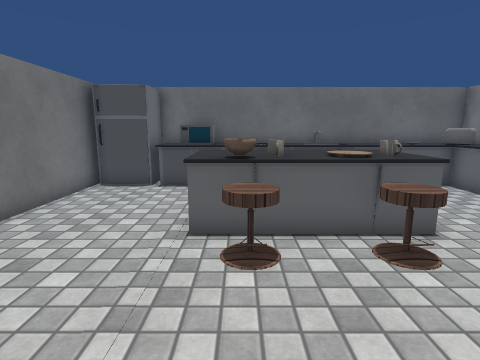
[1] (above)

22 first-person views from a walk through a scene from a Unity 3-D project. The camera is 1.3 m above the floor, tilts 10° down and sees 80° across. The floor is counted in squares, 0.6 m on a side. Each view is taken from the middle of a square. On the plan, view 1 faces up. The plan holds only what a view shows up to about 17 squares ahead; the rest is blank. The place goes on beyond the plan. The player character is not drawn. Some surface patterns are stand-ins.

[2]
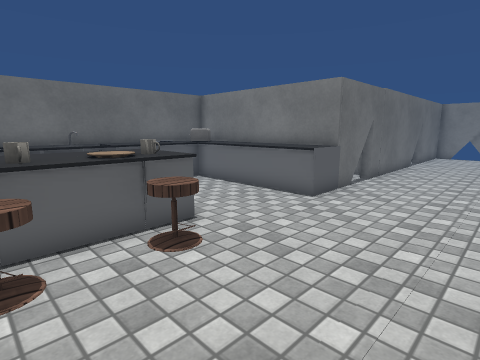

[3]
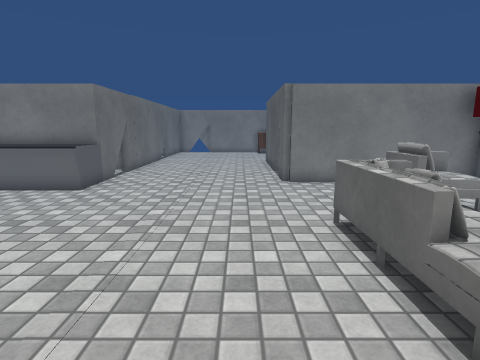

[4]
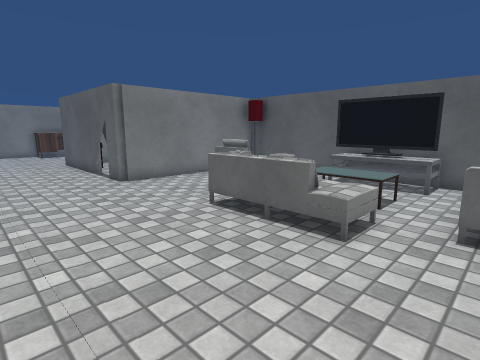

[5]
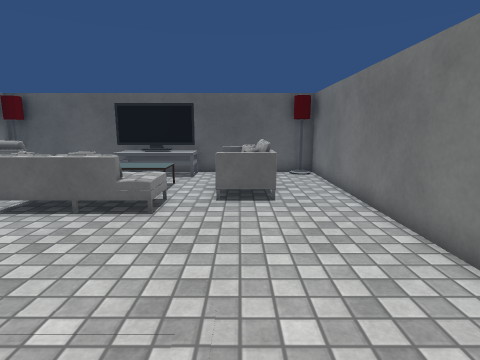

[6]
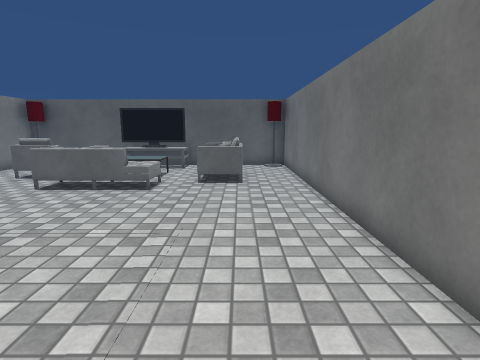

[7]
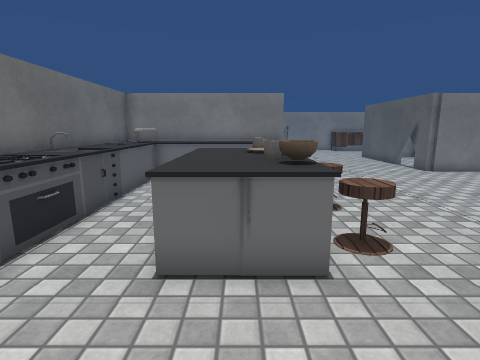

[8]
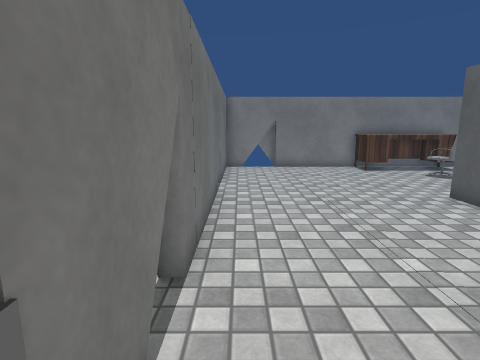

[9]
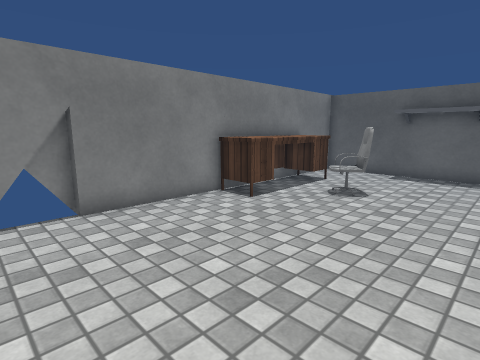

[10]
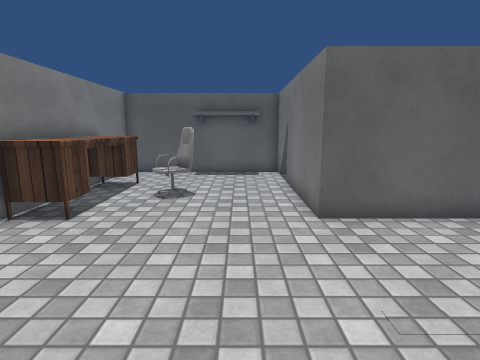

[11]
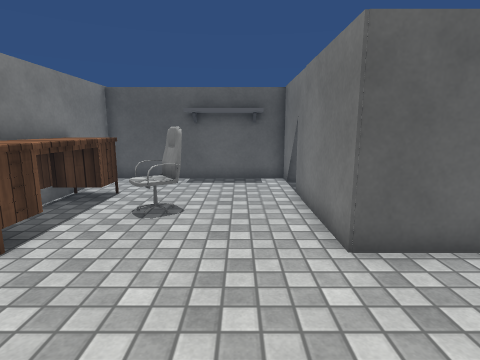

[12]
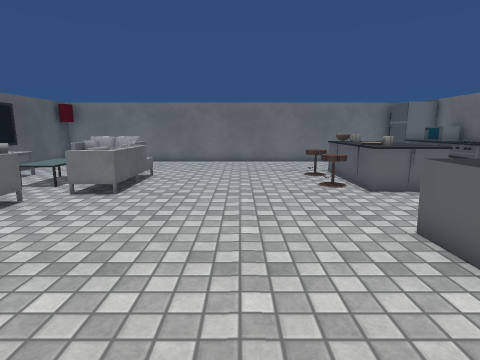

[13]
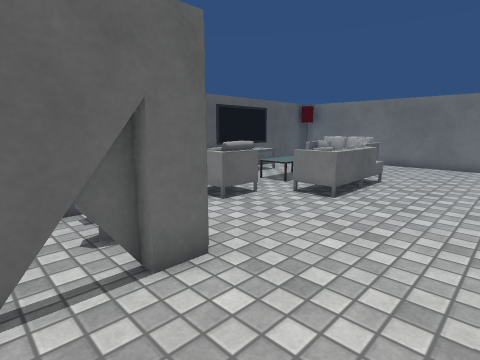

[14]
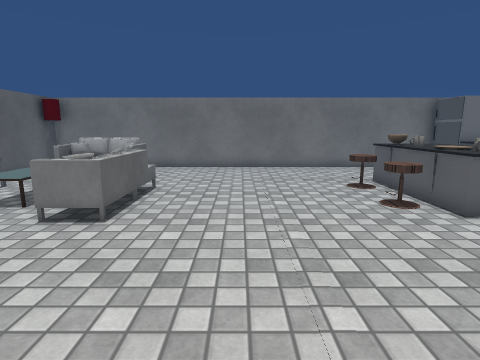

[15]
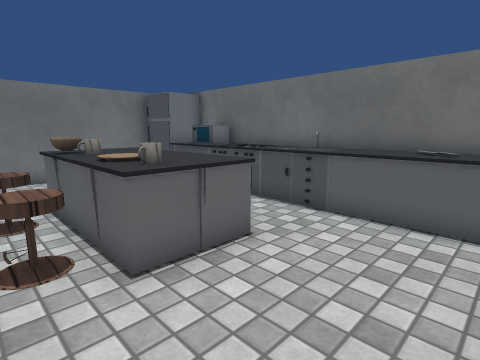

[16]
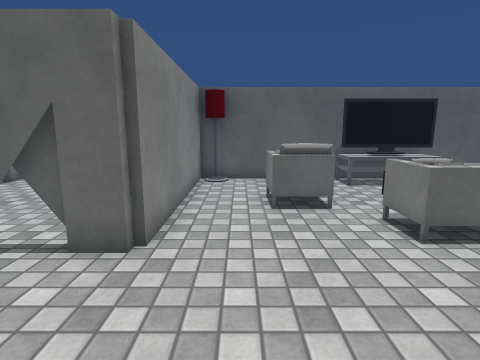

[17]
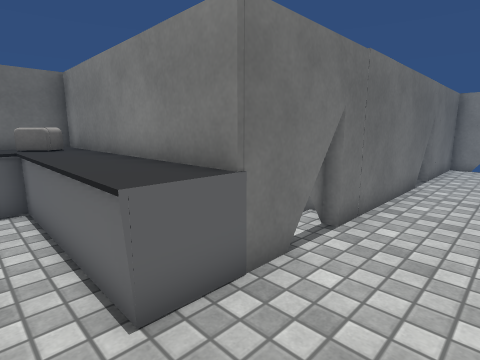

[18]
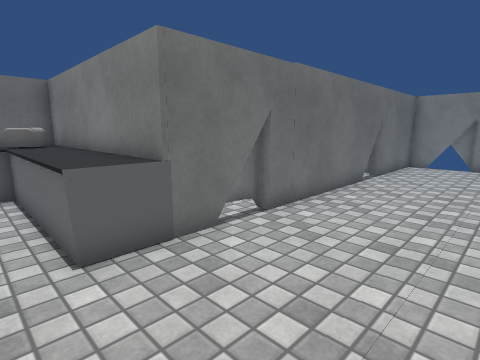

[19]
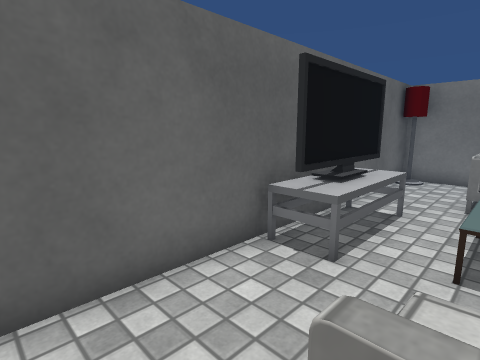

[20]
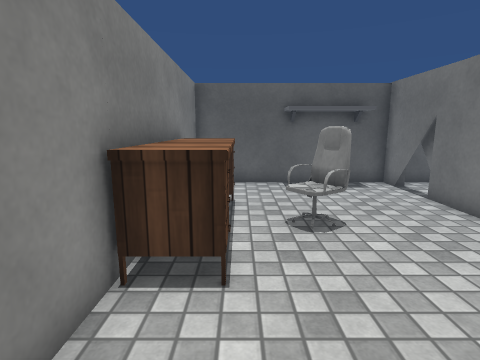

[21]
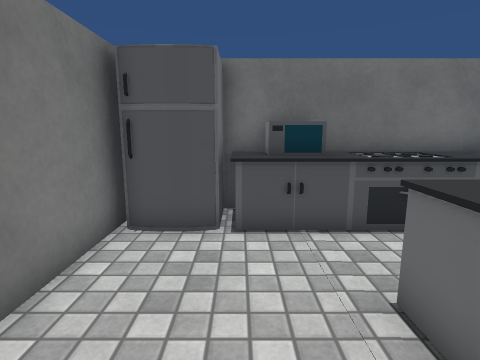

[22]
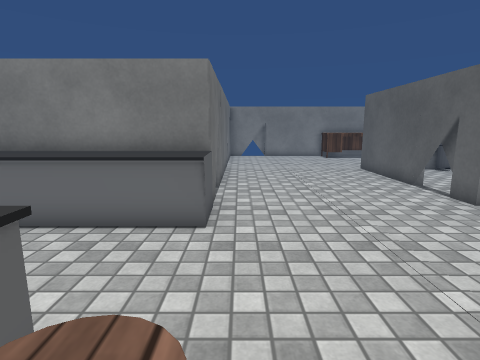

### Floor plan
Key: @ floor where view 1 was taken; # wall or solid block; x gap in a wall; . floor; / step, stairs or slope; = window, fence, low wall or low ledge; v drop or lower ground; F fridge; M microwave; T toaster; U mug; B bowl; S stool; A sofa; H thing the floor can be seen under or through; L lamp; C TV; E desk; I chair; O other object.
Columns run from 6 left of view 1 to 26 right of it. Each row starts with its distance up from view 1.
 13   ###############
 12 # FFMMOOOOOOOOTT#
 11 #FFOMMOOOOOOOOTT#
 10 #.............OO#
  9 #.............OO#
  8 #....OOOOOO...OO#
  7 #....OOOOUO...OO#
  6 #....OBUOUO...OO#
  5 #.....SSSS....OO#################
  4 #.....S..S......................#
  3 #...............................#
  2 #...............................#
  1 #...............................#
  0 #.....@.........................#
 -1 #...............................#
 -2 #...............................#
 -3 #........AA.....HHHHH# ##.....EE#
 -4 #......OOOOv....#....OOO#.....EE#
 -5 #..==..////x....OO......#...I.EE#
 -6 #..=O..///.#==..# ......#...I.EE#
 -7 #..=O..OOO..O=..#   ...O#.....EE#
 -8 #..==........=..#    ...#.....EE#
 -9 #.....OOOOO.....#     ..#.......#
-10 #L....CCCCC....L#      .#...O...#
-11 #################     ###########

Where each view was taken, in squares from view 1:
view 1: 0 up, 0 right, facing up
view 2: 0 up, 0 right, facing up-right
view 3: 1 down, 2 left, facing right
view 4: 2 up, 2 left, facing down-right
view 5: 4 up, 2 left, facing down
view 6: 7 up, 3 left, facing down
view 7: 7 up, 5 left, facing right
view 8: 4 up, 9 right, facing right
view 9: 4 up, 18 right, facing down-right
view 10: 4 up, 20 right, facing down
view 11: 2 up, 20 right, facing down
view 12: 1 up, 14 right, facing left
view 13: 1 up, 13 right, facing down-left
view 14: 0 up, 11 right, facing left
view 15: 4 up, 8 right, facing up-left
view 16: 2 up, 8 right, facing down
view 17: 2 up, 7 right, facing up-right
view 18: 0 up, 7 right, facing up-right
view 19: 7 down, 8 right, facing down-left
view 20: 1 up, 24 right, facing down
view 21: 5 up, 3 left, facing up
view 22: 4 up, 2 right, facing right
